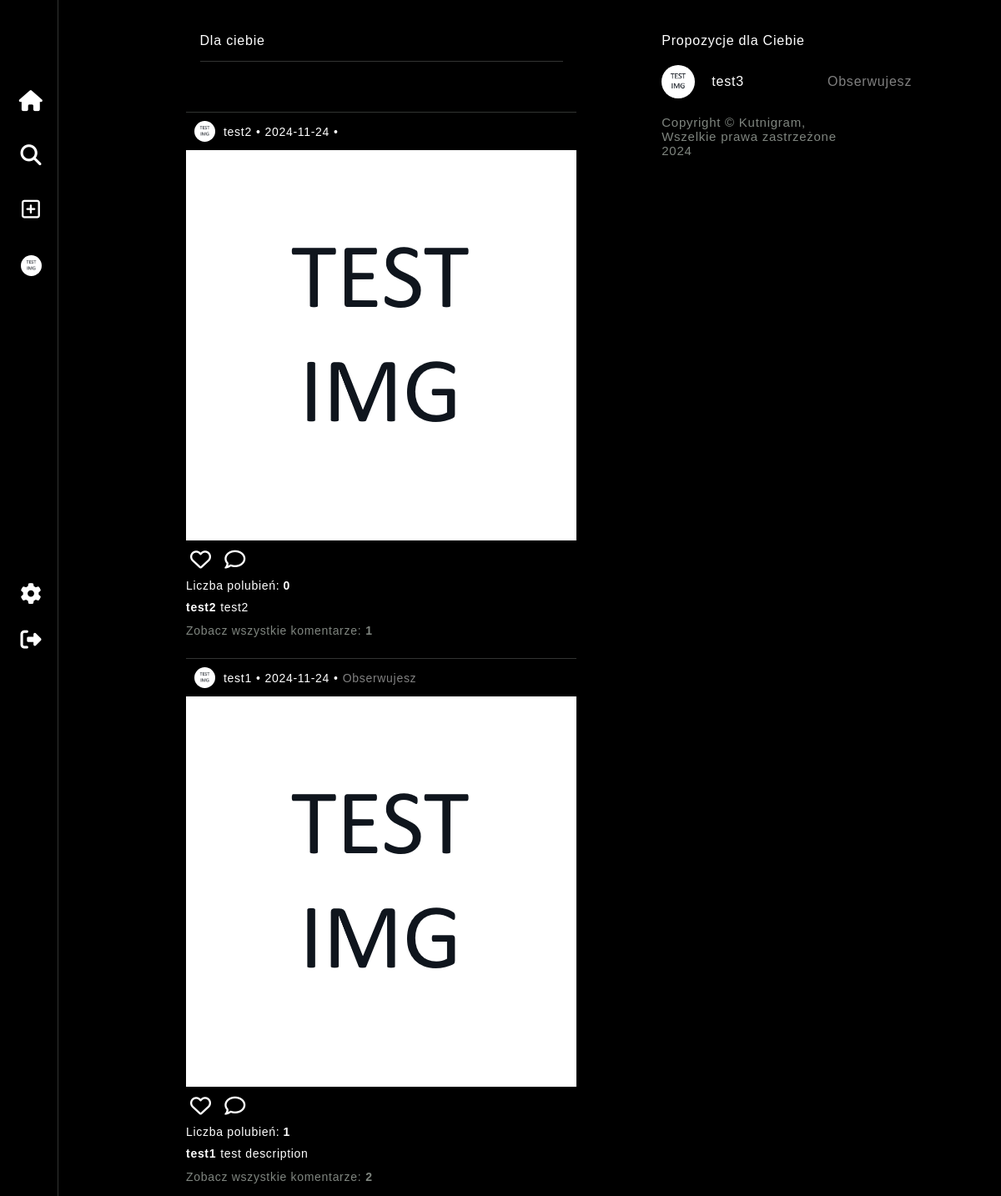
The app's page /index.php (signed in) with its own data.
### tables this page shows
CREATE TABLE `posts` (
  `id` int(11) NOT NULL,
  `user_id` int(11) NOT NULL,
  `image_url` varchar(255) NOT NULL,
  `opis` text DEFAULT NULL,
  `data_stworzenia` timestamp NOT NULL DEFAULT current_timestamp(),
  `licznik_polubień` int(11) NOT NULL DEFAULT 0
);

CREATE TABLE `users` (
  `id` int(11) NOT NULL,
  `login` varchar(30) NOT NULL,
  `imie` varchar(40) NOT NULL,
  `nazwisko` varchar(50) NOT NULL,
  `email` varchar(40) NOT NULL,
  `plec` enum('mężczyzna','kobieta','','') NOT NULL,
  `biogram` varchar(150) DEFAULT NULL,
  `profile_img` varchar(50) NOT NULL,
  `password` varchar(100) NOT NULL
);

### index.php (the view, shortened to what this page needs)
<?php
$mysqli = new mysqli("localhost", "root", "", "kutnik_gallery");
$currentUserId = $_SESSION['user_id'] ?? null;
$profileImage = 'assets/uploads/icon-profile-null.png';
if ($currentUserId) {
    $query = "SELECT profile_img, login FROM users WHERE id = ?";
    $stmt = $mysqli->prepare($query);
    if ($stmt) {
        $stmt->bind_param("i", $currentUserId);
        $stmt->execute();
        $result = $stmt->get_result();
        if ($result && $result->num_rows > 0) {
            $user = $result->fetch_assoc();
            $profileImage = $user['profile_img'] ?? $profileImage;
        }
    }
}
$suggestions = [];
$query = "
    SELECT id, login, profile_img
    FROM users
    WHERE id NOT IN (SELECT id_obserwowany FROM relacje_obserwacji WHERE id_obserwujacy = ?)
    AND id != ?
    ORDER BY RAND() LIMIT 5
";
$stmt = $mysqli->prepare($query);
if ($stmt) {
    $stmt->bind_param("ii", $currentUserId, $currentUserId);
    $stmt->execute();
    $result = $stmt->get_result();
    if ($result) {
        while ($row = $result->fetch_assoc()) {
            $suggestions[] = $row;
        }
    }
}
?>
<!DOCTYPE html>
<html lang="pl">
<head>
    <link rel="stylesheet" href="assets/css/index.css">
    <link rel="stylesheet" href="assets/css/nav.css">
    <link rel="stylesheet" href="assets/css/main.css">
    <link rel="stylesheet" href="assets/css/popup.css">
    <link rel="stylesheet" href="https://cdn.jsdelivr.net/npm/swiper@11/swiper-bundle.min.css"/>
</head>
<body>
<div class="navigation-bar">
    <div class="navigation">
        <nav>
            <ul>
                <li>
                    <a href="index.php"><i class="fa-solid fa-house"></i><p class="nav-text">Home</p></a>
                </li>
                <li id="search-button">
                    <a href="#"><i class="fa-solid fa-magnifying-glass"></i><p class="nav-text">Szukaj</p></a>
                </li>
                <li id="create-post-button">
                    <a href="#"><i class="fa-regular fa-square-plus"></i><p class="nav-text">Utwórz</p></a>
                </li>
                <li>
                    <a href="profile.php?user_id=<?php echo $_SESSION['user_id']; ?>">
                        <div class="img-temp">
                            <img src="<?php echo htmlspecialchars($profileImage); ?>" alt="Zdjęcie profilowe">
                        </div>
                    </a>
                </li>
            </ul>
        </nav>
        <div class="navigation-bottom">
            <a href="edit-profile.php"><i class="fa-solid fa-gear"></i></a>
            <a href="logout.php"><i class="fa-solid fa-right-from-bracket"></i></a>
        </div>
    </div>
</div>
<div class="search-side-panel">
</div>
    <main>
        <div class="main-containers">
            <div class="main-left-container">
                <div class="top-tab">
                    <a href="#" id="for-u">Dla ciebie</a>
                </div>
                <div class="posts-container">
                <?php
$sql = "
    SELECT
        p.id AS post_id,
        p.user_id,
        p.image_url,
        p.opis,
        p.data_stworzenia,
        p.licznik_polubień,
        u.id AS user_id,
        u.login AS author_name,
        u.profile_img AS author_profile_img,
        (SELECT COUNT(*) FROM comments c WHERE c.post_id = p.id) AS liczba_komentarzy
    FROM posts p
    JOIN users u ON p.user_id = u.id
    ORDER BY p.data_stworzenia DESC
";
$result = $mysqli->query($sql);
if ($result->num_rows > 0) {
    while ($row = $result->fetch_assoc()) {
        $post_time_released = date('Y-m-d', strtotime($row['data_stworzenia']));
        $userId = htmlspecialchars($row['user_id']);
        $currentUserId = $_SESSION['user_id'] ?? null;
        $followClass = 'follow-btn';
        $followText = 'Obserwuj';
        if ($currentUserId && $currentUserId != $userId) {
            $checkFollowQuery = "SELECT * FROM relacje_obserwacji WHERE id_obserwujacy = ? AND id_obserwowany = ?";
            $checkStmt = $mysqli->prepare($checkFollowQuery);
            $checkStmt->bind_param('ii', $currentUserId, $userId);
            $checkStmt->execute();
            $checkResult = $checkStmt->get_result();
            if ($checkResult->num_rows > 0) {
                $followClass = 'follow-btn followed';
                $followText = 'Obserwujesz';
            }
        }
        echo '
        <div class="post-container">
            <div class="top-post">
                <div class="img-temp"><img src="' . htmlspecialchars($row['author_profile_img']) . '" alt="profile-img"></div>
                <p class="author-name"><a href="profile.php?user_id=' . $userId . '">' . htmlspecialchars($row['author_name']) . '</a></p>
                <p>•</p>
                <p class="post-time-relased">' . htmlspecialchars($post_time_released) . '</p>
                <p>•</p>';
            if ($currentUserId && $currentUserId != $userId) {
                echo '<p class="follow-text"><a href="#" class="' . $followClass . '" data-userid="' . $userId . '" onclick="followUser(event, ' . $userId . ')">' . $followText . '</a></p>';
            }
        echo '
            </div>
            <div class="image-post">
                <img src="' . htmlspecialchars($row['image_url']) . '" alt="post-image">
            </div>
            <div class="bottom-post">
                <div class="post-buttons">
                    <i class="fa-regular fa-heart" id="post-like-button" data-post-id="' . $row['post_id'] . '"></i>
                    <i class="fa-regular fa-comment" data-post-id="' . $row['post_id'] . '"></i>
                </div>
                <div class="likes-amount">
                    <p>Liczba polubień: </p>
                    <p class="likes-amount-text">' . htmlspecialchars($row['licznik_polubień']) . '</p>
                </div>
                <div class="post-description">
                    <p class="author">' . htmlspecialchars($row['author_name']) . '</p>
                    <p class="post-description-text">' . htmlspecialchars($row['opis']) . '</p>
                </div>
                <div class="post-comments-text">
                    <p class="comments-text-link" data-post-id="' . $row['post_id'] . '">Zobacz wszystkie komentarze: </p>
                    <p class="amount-of-comments">' . htmlspecialchars($row['liczba_komentarzy']) . '</p>
                </div>
            </div>
        </div>';
    }
 } else {
    echo '<p>Brak postów do wyświetlenia.</p>';
}
?>
                </div>
            </div>
            <div class="main-right-container">
                <div class="top-text-right">
                    <p>Propozycje dla Ciebie</p>
                </div>
                <div class="suggests-box">
                <?php
                if (!empty($suggestions)) {
                    foreach ($suggestions as $suggestion) {
                        $userId = htmlspecialchars($suggestion['id']);
                        $login = htmlspecialchars($suggestion['login']);
                        $profileImg = htmlspecialchars($suggestion['profile_img']);
                        echo '
                        <div class="suggest-box">
                            <div class="img-temp"><img src="' . $profileImg . '" alt="Profilowe"></div>
                            <div class="suggest-text-box">
                                <p class="suggest-name"><a href="profile.php?user_id=' . $userId . '">' . $login . '</a></p>
                                <p class="follow-text"><a href="#" class="' . $followClass . '" data-userid="' . $userId . '" onclick="followUser(event, '.$userId.')">' . $followText . '</a></p>
                            </div>
                        </div>';
                    }
                } else {
                    echo '<p>Brak użytkowników do wyświetlenia.</p>';
                }
                ?>
                </div>
                <footer>
                    <p id="footer-text">
                        Copyright © Kutnigram, Wszelkie prawa zastrzeżone 2024
                    </p>
                </footer>
            </div>
        </div>
    </main>
</body>
</html>

### assets/css/index.css (style rules this page uses)
:root { --color-header: #1C1C1C; --color-nav: #fff; --color-slider: #FFFFFF; --color-main: #FFFFFF; --color-footer: #1C1C1C; }
* { margin: 0; padding: 0; box-sizing: border-box; scroll-behavior: smooth; font-family: Helvetica, 'Helvetica Neue', Arial, 'Lucida Grande', sans-serif;; text-decoration: none; list-style-type: none; letter-spacing: 0.05em; }
body { display: flex; }
main { background-color: #000; width: 100%; min-height: 100vh; height: auto; display: flex; justify-content: center; }
.img-temp { height: 25px; width: 25px; border-radius: 100%; }
.follow-text a { color: #2c97ee }
a.followed { color: gray; }
.follow-text { color: #2c97ee; }

### assets/css/nav.css (style rules this page uses)
.navigation-bar { height: auto; min-width: 326px; background-color: #000; padding: 15px; display: flex; border-right: 1px solid rgb(50, 52, 50); position: relative; z-index: 9999; }
.navigation { height: 100vh; position: fixed; display: flex; flex-direction: column; }
nav { padding-top: 35px; }
nav .img-temp img { width: 25px !important; height: 25px !important; border-radius: 100%; }
.navigation-bar i { font-size: 25px !important; width: 25px; display: flex; align-items: center; justify-content: center; }
a, i { color: #fff; font-size: 30px; }
nav ul { display: flex; flex-direction: column; gap: 15px; }
nav { display: flex; flex-direction: column; }
nav li { display: flex; align-items: center; flex-direction: row; width: 100%; height: 50px; border-radius: 15px; padding-left: 10px; }
nav a { display: flex; flex-direction: row; gap: 20px; align-items: center; justify-content: center; }
.navigation-bottom { margin-top: auto; display: flex; gap: 20px; flex-wrap: wrap; margin-bottom: 35px; }
.search-side-panel { height: 100vh; position: fixed; display: flex; flex-direction: column; background-color: #000; top: 0; left: -340px; width: 350px; padding: 20px; transition: left 0.5s ease; z-index: 1; }
body { background-color: #000; }
@media (max-width: 1300px) { .navigation-bar, .navigation { min-width: 70px; max-width: 70px; padding: 0; flex-grow: 1; } }
@media (max-width: 1300px) { .navigation { align-items: center; } }
@media (max-width: 1300px) { i { padding-right: 5px; } }
@media (max-width: 1300px) { li:last-child { margin-left: -3px; } }
@media (max-width: 1300px) { .navigation-bottom { gap: 20px; margin-left: 10px; justify-content: center; margin-bottom: 20px; } }
@media (max-width: 1300px) { .fa-gear { margin-bottom: 10px; } }
@media (max-width: 1300px) { nav { padding-top: 96.92px; } }

### assets/css/popup.css (style rules this page uses)
.post-buttons { display: flex; align-items: center; gap: 10px; }
.likes-amount, .date-time-post { display: flex; }
.likes-amount { gap: 4px; }

### records on screen
posts: user.profile_img (picture), user.login "test2", data_stworzenia "2024-11-24", image_url (picture), licznik_polubień "0", opis "test2", liczba_komentarzy "1"
posts: user.profile_img (picture), user.login "test1", data_stworzenia "2024-11-24", followText "Obserwujesz", image_url (picture), licznik_polubień "1", opis "test description", liczba_komentarzy "2"
users: profile_img (picture), login "test3", followText "Obserwujesz"
